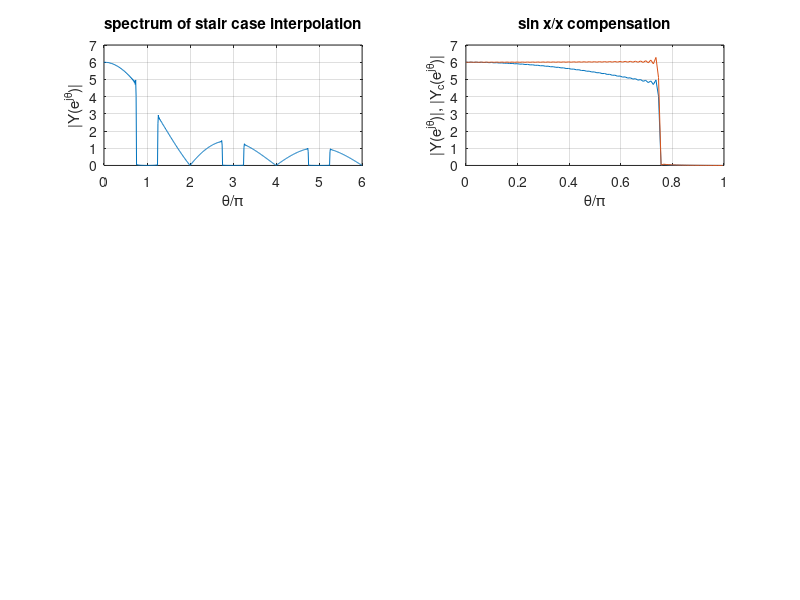

Write MATLAB code to recreate this figure.
M = 100;
n = -M:M;
Nx = 2*M+1;
tg = 3/4;
x = tg*sinc(tg*n);
% cut-off frequency
% signal with rectangular
% low pass spectrum
T = 6;
g = ones(1,T);
% interpolation function
y = [];
for n = 1:Nx
y = [y x(n)*g];
% stair case signal
end
Y = fft(y);
% spectrum of interpolated signal
Ny = length(y);
f = linspace(0,T,Ny/2+1);
% frequency axis

p1=figure(1);
subplot(321);
plot(f,abs(Y(1:Ny/2+1)));
xlabel('\theta/\pi'), ylabel('|Y(e^{j\theta})|'), grid on;
title('spectrum of stair case interpolation');


th = [0:M]/Nx;
Hc = 1./sinc(th).*exp(j*pi*th); % sin x/x compensation function
Yc = Hc .* Y(1:M+1);
subplot(322)
plot(2*th,abs(Y(1:M+1)),2*th,abs(Yc));
xlabel('\theta/\pi');
ylabel('|Y(e^{j\theta})|, |Y_c(e^{j\theta})|'), grid on;
title('sin x/x compensation');
